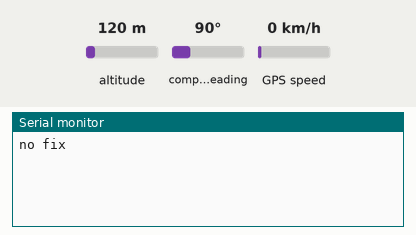
A sketch run on a simulated Arduino Uno, built with avr-gcc and run on an emulated ATmega328P. Parts: the last lines printed to the serial monitor. The test bench sets the inputs (shaded band); at power-on: altitude 120 m, compass heading 90°, GPS speed 0 km/h. The GPS gets a fix after 3 s at 37.7749, -122.4194 with 8 satellites.

Above: at 1.2 s.
1.3 s: altitude set to 20 m
At 3.4 s:
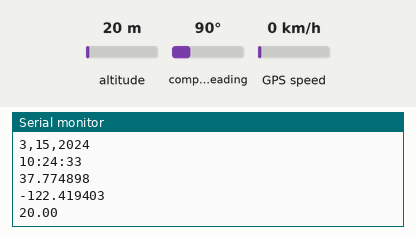
4.5 s: altitude set to 250 m
At 5.4 s:
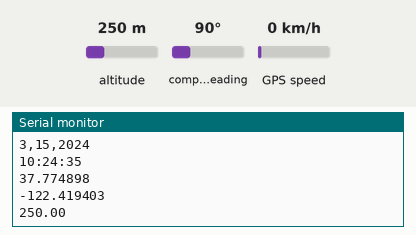
Timing chart, 0 to 7.5 s (numbered marks = the images above; inputs shaded):
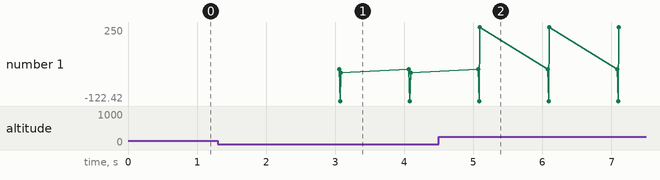

Measured:
- after the input at 1.3 s, the serial monitor: prints a new line after 1.8 s (image 1)
- after the input at 4.5 s, the serial monitor: prints a new line after 0.60 s (image 2)
- plotted number 1: 20 → 250 after the input at 4.5 s

The sketch:

gps.ino
```cpp
#include <SoftwareSerial.h>

#include <TinyGPS.h>

/* This sample code demonstrates the normal use of a TinyGPS object.
   It requires the use of SoftwareSerial, and assumes that you have a
   4800-baud serial GPS device hooked up on pins 3(rx) and 4(tx).
*/

TinyGPS gps;
SoftwareSerial ss(3,2);

void setup()
{
  Serial.begin(9600);
  ss.begin(9600);

  Serial.println();
}

void loop()
{
  bool newData = false;
  unsigned long chars;
  unsigned short sentences, failed;

  // For one second we parse GPS data and report some key values
  for (unsigned long start = millis(); millis() - start < 1000;)
  {
    while (ss.available())
    {
      char c = ss.read();
       //6Serial.write(c); // uncomment this line if you want to see the GPS data flowing
      if (gps.encode(c)) // Did a new valid sentence come in?
        newData = true;
    }
  }

  if (newData)
  {
    float flat, flon;


    float falt = gps.f_altitude();
    unsigned long age;
    int year;
    byte month, day, hour, minute, second, hundredths;
    unsigned long fix_age;

    gps.crack_datetime(&year, &month, &day,&hour, &minute, &second, &hundredths, &fix_age);
    Serial.print(month);
    Serial.print(",");
    Serial.print(day);
    Serial.print(",");
    Serial.println(year);

    Serial.print(hour);
    Serial.print(":");
    Serial.print(minute);
    Serial.print(":");
    Serial.println(second);
    gps.f_get_position(&flat, &flon, &age);

//  Serial.print("LAT=");
//    Serial.print(flat == TinyGPS::GPS_INVALID_F_ANGLE ? 0.0 : flat, 6);
//  Serial.print(" LON=");
 //   Serial.print(flon == TinyGPS::GPS_INVALID_F_ANGLE ? 0.0 : flon, 6);
//   Serial.print(" SAT=");
//   Serial.print(gps.satellites() == TinyGPS::GPS_INVALID_SATELLITES ? 0 : gps.satellites());
//   Serial.print(" Altitude=");
    Serial.println(flat,6);
    Serial.println(flon,6);
    Serial.println(falt);


  }
 else{
  Serial.println("no fix");
   }
}
```
